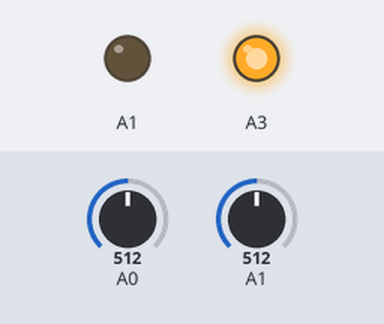
Simulated run of this sketch. Board: Arduino Uno, built with avr-gcc and run on an emulated ATmega328P. Shown: output pins drawn as LEDs (lit = HIGH). The test bench sets the inputs (shaded band); at power-on: A0 = 512, A1 = 512. What the sketch prints to the serial monitor is not drawn.

Above: at 2.0 s.
2.1 s: A0 set to 716
3.8 s: A1 set to 716
5.5 s: A0 set to 900
7.2 s: A1 set to 900
Timing chart, 0 to 9.9 s (numbered marks = the images above; inputs shaded):
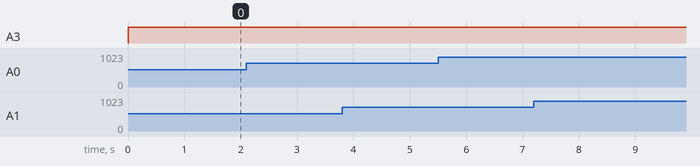

The sketch:

TouchScreenBetaTest.ino
```cpp
/*
Program to control remote outlets using a nintendo ds touchscreen as input device
 Build date: 02-02-2014, v0.1
 Modified: 03-02-2014 --got library working with arduino ide--
 Modified: 07-02-2014 --bugfixes--
 Modified: 12-02-2014 --Added touchscreen off state--
 test build
 */

/// Add the following libraries: ///
#include <TouchScreenBeta.h>

/// Declerations: ///
int xValue = 0;
int yValue = 0;

/// Set class names and set control pins ///
Touch Touch(A0,A1,A2,A3);

/// --- ///
void setup()
{
  Serial.begin(115200); // Initialize serial output with 38400 buad/s

}

/// --- ///
void loop()
{
  xValue =  Touch.ReadX(); // Read horizontal lines
  yValue =  Touch.ReadY(); // Read vertical lines

  Serial.print(" X-value = ");
  Serial.print(xValue);
  Serial.print(" Y-value = ");
  Serial.println(yValue);

  delay(250);

  Touch.Off(); // Turns the touchscreen of
  delay(1000);
}
```
